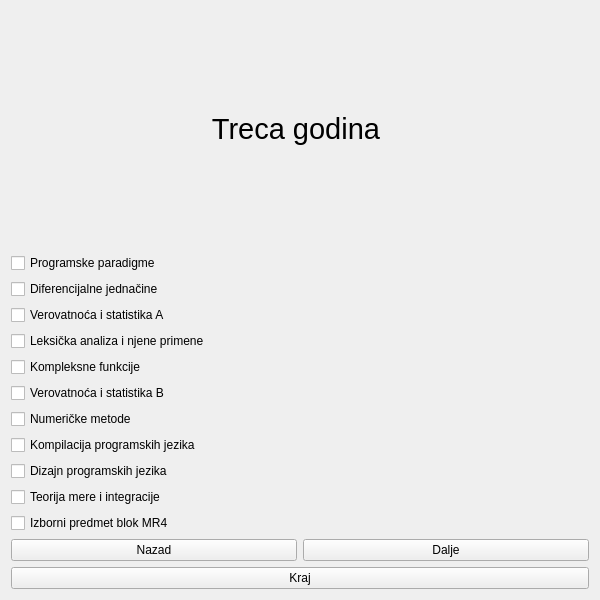
<?xml version="1.0" encoding="UTF-8"?>
<ui version="4.0">
 <class>ThirdYearMR</class>
 <widget class="QWidget" name="ThirdYearMR">
  <property name="geometry">
   <rect>
    <x>0</x>
    <y>0</y>
    <width>600</width>
    <height>600</height>
   </rect>
  </property>
  <property name="windowTitle">
   <string>Form</string>
  </property>
  <layout class="QVBoxLayout" name="verticalLayout_2">
   <item>
    <widget class="QLabel" name="label">
     <property name="font">
      <font>
       <pointsize>22</pointsize>
      </font>
     </property>
     <property name="text">
      <string>Treca godina </string>
     </property>
     <property name="alignment">
      <set>Qt::AlignCenter</set>
     </property>
    </widget>
   </item>
   <item>
    <layout class="QVBoxLayout" name="verticalLayout">
     <item>
      <widget class="QCheckBox" name="cbPP">
       <property name="text">
        <string>Programske paradigme</string>
       </property>
      </widget>
     </item>
     <item>
      <widget class="QCheckBox" name="cbDJ">
       <property name="text">
        <string>Diferencijalne jednačine </string>
       </property>
      </widget>
     </item>
     <item>
      <widget class="QCheckBox" name="cbViSA">
       <property name="text">
        <string>Verovatnoća i statistika A</string>
       </property>
      </widget>
     </item>
     <item>
      <widget class="QCheckBox" name="cbLA">
       <property name="text">
        <string>Leksička analiza i njene primene</string>
       </property>
      </widget>
     </item>
     <item>
      <widget class="QCheckBox" name="cbKF">
       <property name="text">
        <string>Kompleksne funkcije</string>
       </property>
      </widget>
     </item>
     <item>
      <widget class="QCheckBox" name="cbViSB">
       <property name="text">
        <string>Verovatnoća i statistika B</string>
       </property>
      </widget>
     </item>
     <item>
      <widget class="QCheckBox" name="cbNM">
       <property name="text">
        <string>Numeričke metode</string>
       </property>
      </widget>
     </item>
     <item>
      <widget class="QCheckBox" name="cbKPJ">
       <property name="text">
        <string>Kompilacija programskih jezika</string>
       </property>
      </widget>
     </item>
     <item>
      <widget class="QCheckBox" name="cbDPJ">
       <property name="text">
        <string>Dizajn programskih jezika</string>
       </property>
      </widget>
     </item>
     <item>
      <widget class="QCheckBox" name="cbTMI">
       <property name="text">
        <string>Teorija mere i integracije</string>
       </property>
      </widget>
     </item>
     <item>
      <widget class="QCheckBox" name="cbIzborni">
       <property name="text">
        <string>Izborni predmet blok MR4</string>
       </property>
      </widget>
     </item>
    </layout>
   </item>
   <item>
    <layout class="QHBoxLayout" name="horizontalLayout">
     <item>
      <widget class="QPushButton" name="pbBack">
       <property name="text">
        <string>Nazad</string>
       </property>
      </widget>
     </item>
     <item>
      <widget class="QPushButton" name="pbNext">
       <property name="text">
        <string>Dalje</string>
       </property>
      </widget>
     </item>
    </layout>
   </item>
   <item>
    <widget class="QPushButton" name="pbEnd">
     <property name="text">
      <string>Kraj</string>
     </property>
    </widget>
   </item>
  </layout>
 </widget>
 <resources/>
 <connections/>
</ui>
